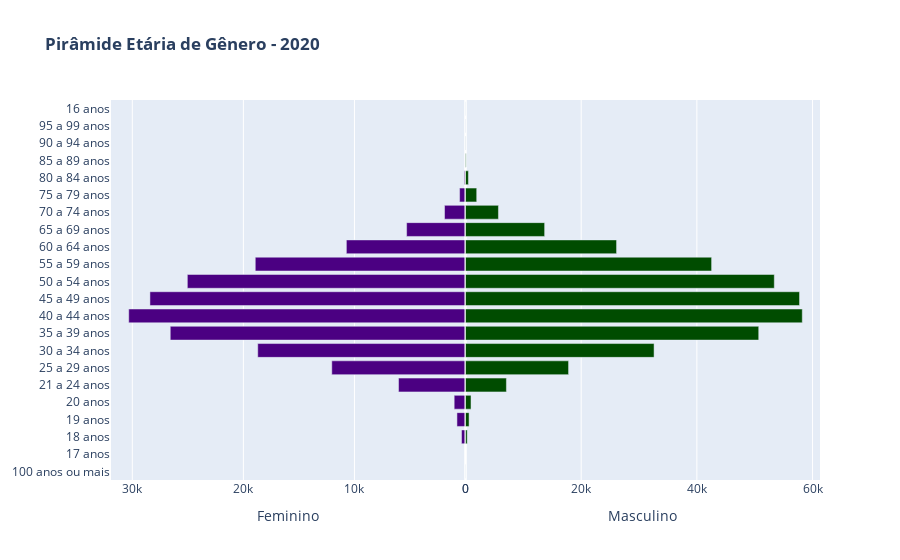

The notebook cell this image was saved under:
### Code cell
fig.data[0].showlegend= False
fig.data[1].showlegend= False

fig.layout.xaxis.title.text = 'Feminino'
fig.layout.xaxis2.title.text = 'Masculino'

# fig.layout.title.text = f'<b>Pirâmide Etária de Gênero - 2012<b>'
# fig.layout.title.text = f'<b>Pirâmide Etária de Gênero - 2016<b>'
fig.layout.title.text = f'<b>Pirâmide Etária de Gênero - 2020<b>'

fig.show()

### Figure 1 — Plotly figure (JSON) as saved in the notebook; plotly's stock layout.template omitted (floating-point values rounded to 4 significant figures)
{"data": [{"alignmentgroup": "True", "hovertemplate": "Gênero=Feminino<br>Quantitativo=%{x}<br>Faixa etária=%{y}<extra></extra>", "legendgroup": "Feminino", "marker": {"color": "#4b0082", "pattern": {"shape": ""}}, "name": "Feminino", "offsetgroup": "Feminino", "orientation": "h", "showlegend": false, "textposition": "auto", "type": "bar", "x": [5, 2, 357, 771, 1019, 6029, 12039, 18707, 26583, 30323, 28414, 25045, 18929, 10726, 5302, 1888, 531, 128, 22, 4, 3], "xaxis": "x", "y": ["100 anos ou mais", "17 anos", "18 anos", "19 anos", "20 anos", "21 a 24 anos", "25 a 29 anos", "30 a 34 anos", "35 a 39 anos", "40 a 44 anos", "45 a 49 anos", "50 a 54 anos", "55 a 59 anos", "60 a 64 anos", "65 a 69 anos", "70 a 74 anos", "75 a 79 anos", "80 a 84 anos", "85 a 89 anos", "90 a 94 anos", "95 a 99 anos"], "yaxis": "y"}, {"alignmentgroup": "True", "hovertemplate": "Gênero=Masculino<br>Quantitativo=%{x}<br>Faixa etária=%{y}<extra></extra>", "legendgroup": "Masculino", "marker": {"color": "#004c00", "pattern": {"shape": ""}}, "name": "Masculino", "offsetgroup": "Masculino", "orientation": "h", "showlegend": false, "textposition": "auto", "type": "bar", "x": [1, 1, 292, 618, 954, 7074, 17819, 32601, 50696, 58224, 57752, 53387, 42550, 26118, 13682, 5696, 1938, 501, 100, 16, 5], "xaxis": "x2", "y": ["100 anos ou mais", "16 anos", "18 anos", "19 anos", "20 anos", "21 a 24 anos", "25 a 29 anos", "30 a 34 anos", "35 a 39 anos", "40 a 44 anos", "45 a 49 anos", "50 a 54 anos", "55 a 59 anos", "60 a 64 anos", "65 a 69 anos", "70 a 74 anos", "75 a 79 anos", "80 a 84 anos", "85 a 89 anos", "90 a 94 anos", "95 a 99 anos"], "yaxis": "y2"}], "layout": {"autosize": true, "barmode": "overlay", "title": {"text": "<b>Pirâmide Etária de Gênero - 2020<b>"}, "xaxis": {"anchor": "y", "autorange": true, "domain": [0, 0.5], "range": [31920.0, 0], "title": {"text": "Feminino"}, "type": "linear"}, "xaxis2": {"anchor": "y2", "autorange": true, "domain": [0.5, 1], "range": [0, 61290.0], "title": {"text": "Masculino"}, "type": "linear"}, "yaxis": {"anchor": "x", "autorange": true, "domain": [0, 1], "range": [-0.5, 21.5], "type": "category"}, "yaxis2": {"anchor": "x2", "autorange": true, "domain": [0, 1], "matches": "y", "range": [-0.5, 21.5], "showticklabels": false, "type": "category"}}}
